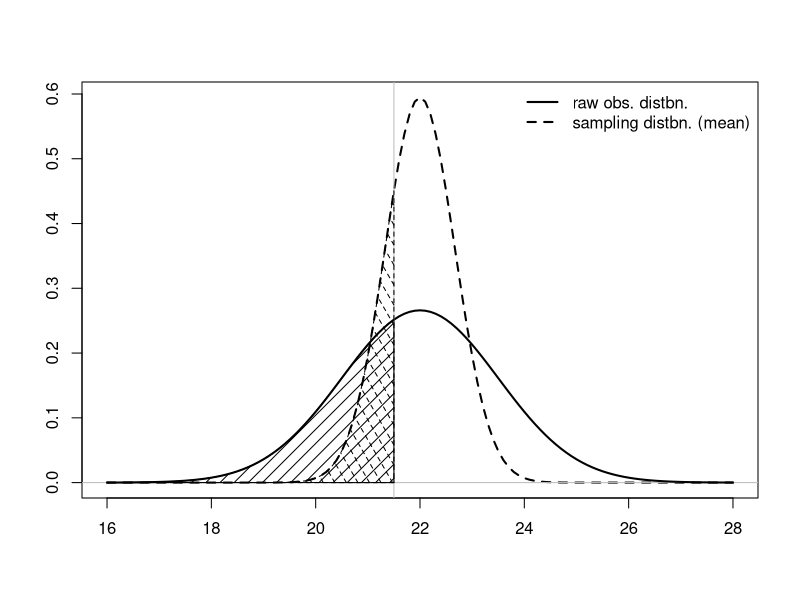
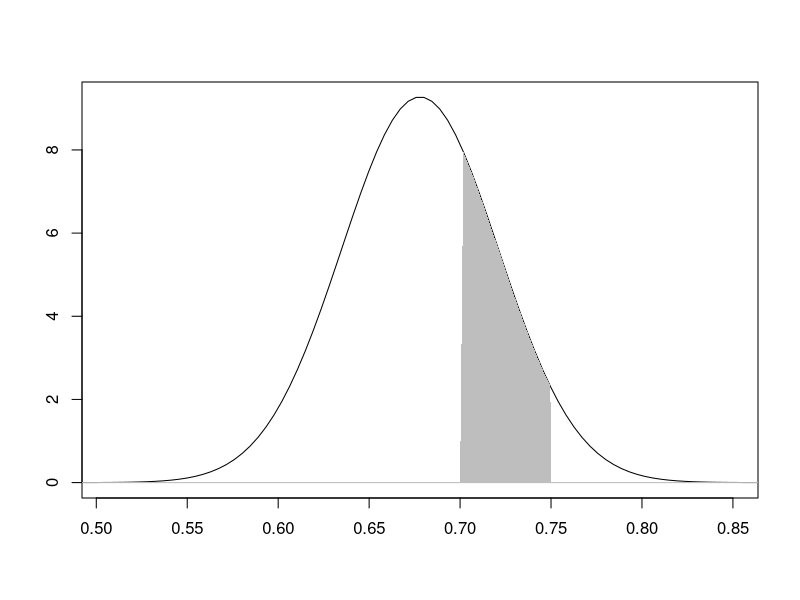
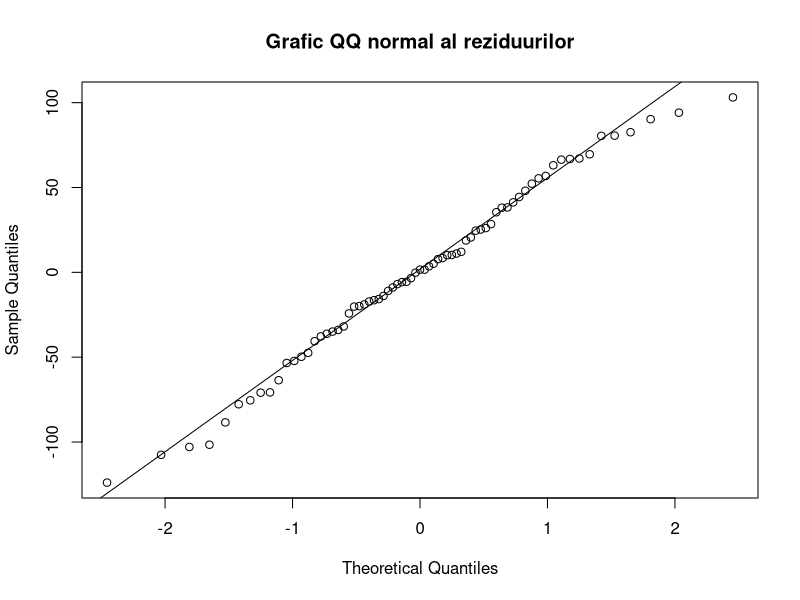
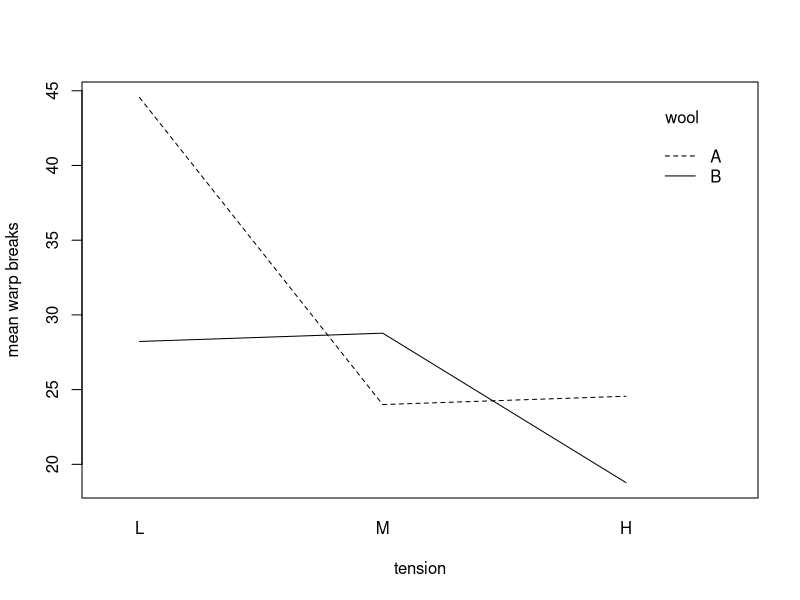
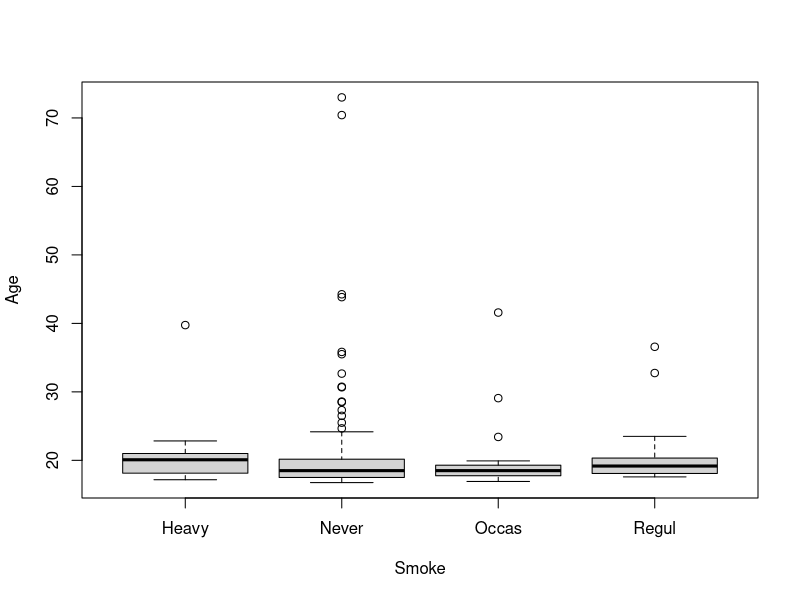
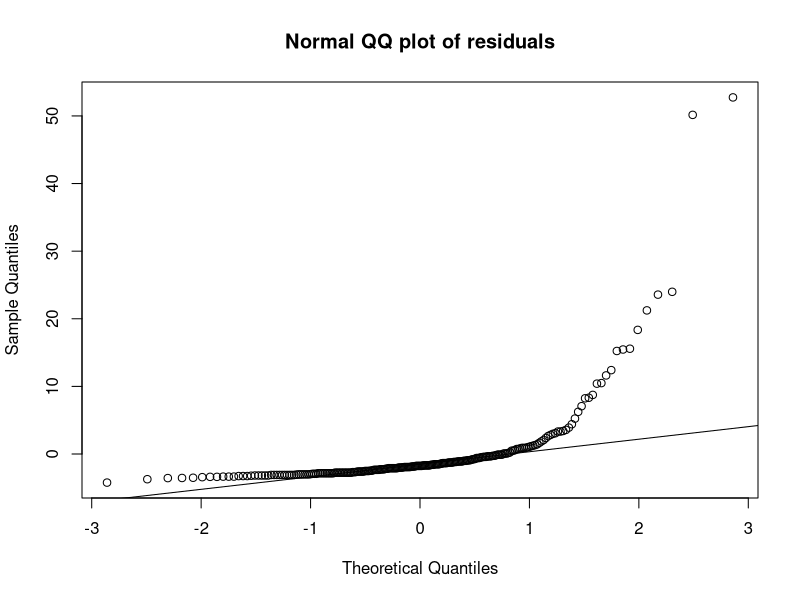
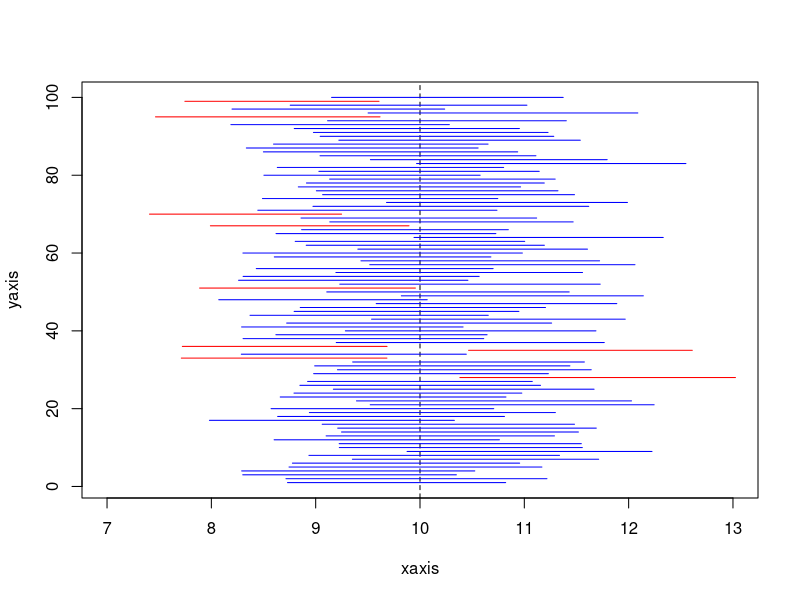

Generate these figures, in order, with R:
## ---- chunk 1
knitr::opts_chunk$set(include = TRUE, echo = TRUE)
## ---- chunk 2
xvals <- seq(16,28,by=0.1)
fx.samp <- dnorm(xvals,22,1.5/sqrt(5))
plot(xvals,fx.samp,type="l",lty=2,lwd=2,xlab="",ylab="")
abline(h=0,col="gray")
fx <- dnorm(xvals,22,1.5)
lines(xvals,fx,lwd=2)
legend("topright",legend=c("raw obs. distbn.","sampling distbn. (mean)"),
lty=1:2,lwd=c(2,2),bty="n")

#probabilitatea ca o zi din luna ianuarie, aleasa aleatoriu, sa aiba o temperatura maxima de 21,5 grade: 
pnorm(21.5,mean=22,sd=1.5)

#probabilitatea ca media esantionului sa fie mai mica de 21,5 grade, pe baza unui esantion cu 5 zile din ianuarie
pnorm(21.5,mean=22,sd=1.5/sqrt(5))

#Zonele umbrite cu linii arata aceste doua probabilitati. 
abline(v=21.5,col="gray")
xvals.sub <- xvals[xvals<=21.5]
fx.sub <- fx[xvals<=21.5]
fx.samp.sub <- fx.samp[xvals<=21.5]
polygon(cbind(c(21.5,xvals.sub),c(0,fx.sub)),density=10)
polygon(cbind(c(21.5,xvals.sub),c(0,fx.samp.sub)),density=10,
angle=120,lty=2)


## ---- chunk 3
#estimarea proportiei de interes 
p.hat <- 80/118
p.hat

#aproximarea la distributia normala este valida, deoarece ambele valori sunt mai mari decat 5.  
118*p.hat
118*(1-p.hat)

#estimarea erorii standard 
p.se <- sqrt(p.hat * (1-p.hat) / 118)
p.se

#reprezentarea grafica a distributiei de esantionare:
pvals <- seq(p.hat-5*p.se,p.hat+5*p.se,length=100)
p.samp <- dnorm(pvals,mean=p.hat,sd=p.se)
plot(pvals,p.samp,type="l",xlab="",ylab="",
xlim=p.hat+c(-4,4)*p.se,ylim=c(0,max(p.samp)))
abline(h=0,col="gray")
pvals.sub <- pvals[pvals>=0.7 & pvals<=0.75]
p.samp.sub <- p.samp[pvals>=0.7 & pvals<=0.75]
polygon(cbind(c(0.7,pvals.sub,0.75),c(0,p.samp.sub,0)),
border=NA,col="gray")

#calcularea probabilitatii de interes  
pnorm(0.75,mean=p.hat,sd=p.se) - pnorm(0.7,mean=p.hat,sd=p.se)
## ---- chunk 4
temp.sample <- rnorm(n=5,mean=22,sd=1.5)
temp.sample

#calcularea mediei esantionului, a abaterii standard si a erorii standard corespunzatoare a mediei esantionului 
temp.mean <- mean(temp.sample)
temp.mean
temp.sd <- sd(temp.sample)
temp.sd
temp.se <- temp.sd/sqrt(5)
temp.se


#Valoarea critica (pozitiva) se gaseste prin furnizarea unei probabilitatii de 1 − α/2 = 0,975 a functiei corespunzatoare.

1-0.05/2
critval <- qt(0.975, df = 4)
critval

#aria centrala, simetrica, sub curba, trebuie sa fie 0.95. Se poate confirma acest lucru folosind pt.
pt(critval,4)-pt(-critval,4)

#gasirea intervalului de incredere de 95% pentru adevarata medie, rezultand l si respectiv u, astfel: 
temp.mean-critval*temp.se

temp.mean+critval*temp.se

#un interval de incredere de 80% (α = 0,2) si un interval de incredere de 99% (α = 0,01) pentru aceeasi valoare data: 

temp.mean+c(-1,1)*qt(p=0.9,df=4)*temp.se

temp.mean+c(-1,1)*qt(p=0.995,df=4)*temp.se
## ---- chunk 5
p.hat <- 80/118
p.hat
p.se <- sqrt(p.hat*(1-p.hat)/118)
p.se

#pentru a construi un interval de incredere de 90 % (α = 0,1), valoarea critica adecvata din distributia de esantionare standardizata de interes este dupa cum urmeaza, implicand Pr(−1,644854 < Z < 1,644854) = 0,9 pentru Z ∼ N(0,1):

qnorm(0.95)

#putem concluziona, in proportie de 90%, ca proportia reala de alegatori care stiu cum vor vota la urmatoarele alegeri se afla intre 0,61 si 0,75.

p.hat + c(-1,1) * qnorm(0.95)*p.se


## ---- chunk 6
 snacks <- c(87.7,80.01,77.28,78.76,81.52,74.2,80.71,79.5,77.87,81.94,80.7,
82.32,75.78,80.19,83.91,79.4,77.52,77.62,81.4,74.89,82.95,
73.59,77.92,77.18,79.83,81.23,79.28,78.44,79.01,80.47,76.23,
78.89,77.14,69.94,78.54,79.7,82.45,77.29,75.52,77.21,75.99,
81.94,80.41,77.7)

#Clientul sustine ca datele nu pot fi provenite dintr-o distributie cu media µ = 80, deci media adevărată greutatea trebuie să fie mai mică de 80.

#se definesc ipotezele astfel: H0: µ = 80 si Ha: µ < 80
#se calculeaza media si abaterea standard a esantionului

n <- length(snacks)
snack.mean <- mean(snacks)
snack.mean
snack.sd <- sd(snacks)
snack.sd

#se calculeaza testul statistic, primul pas fiind calcularea erorii standard a esantionului pentru datele din snacks

snack.se <- snack.sd/sqrt(n)
snack.se

#apoi se calculeaza T: 

snack.T <- (snack.mean-80)/snack.se
snack.T

#testul statistic este utilizat pentru a obtine p, asadar:
#deoarece p este mai mic decat α = 0,05, exista suficiente dovezi pentru a respinge ipoteza nula

pt(snack.T, df = n-1)


#rezultatul testului T cu un esantion poate fi gasit si cu functia t.test
t.test(x=snacks,mu=80,alternative="less")

## ---- chunk 7
snacks2 <- c(80.22,79.73,81.1,78.76,82.03,81.66,80.97,81.32,80.12,78.98,
79.21,81.48,79.86,81.06,77.96,80.73,80.34,80.01,81.82,79.3,
79.08,79.47,78.98,80.87,82.24,77.22,80.03,79.2,80.95,79.17,81)


#calcularea mediei si a abaterii standard pentru al doilea esantion 

snack2.mean <- mean(snacks2)
snack2.mean
snack2.sd <- sd(snacks2)
snack2.sd

#adevarata media a noului esantion este notat cu µ2. Se construiesc ipotezele astfel: 
#H0 : µ2 − µ1 = 0

#HA : µ2 − µ1 > 0 

#efectuarea testului cu alternative="greater", snacks2 sunt cele furnizate lui x: 

t.test(x=snacks2,y=snacks,alternative="greater",conf.level=0.9)

#se poate interpreta astfel: „90 % increzator ca adevarata diferenta intre greutatea medie neta dintre rival si producatorul original este undeva intre 0,395 si 2,098 grame.

(snack2.mean-snack.mean) + c(-1,1)*qt(0.95,df=60)*sqrt(snack.sd^2/44+snack2.sd^2/31)

## ---- chunk 8
men <- c(102,87,101,96,107,101,91,85,108,67,85,82)
women <- c(73,81,111,109,143,95,92,120,93,89,119,79,90,126,62,92,77,106,
105,111)
#se calculeaza media si abaterea standard a esantioanelor
mean(men)
sd(men)
mean(women)
sd(women)

#raportul abaterilor standard:
sd(women)/sd(men)

#Testul T

t.test(x=men,y=women,alternative="two.sided",conf.level=0.95,var.equal=TRUE)
## ---- chunk 9
rate.before <- c(52,66,89,87,89,72,66,65,49,62,70,52,75,63,65,61)
rate.after <- c(51,66,71,73,70,68,60,51,40,57,65,53,64,56,60,59)

#Testul T cu doua esantioane pereche ia in considerare diferenta dintre fiecare pereche de valori. 

rate.d <- rate.after-rate.before
rate.d

#este calculata media esantionului si abaterea standard a acestor diferente:
rate.dbar <- mean(rate.d)
rate.dbar
rate.sd <- sd(rate.d)
rate.sd

#vrem sa vedem cu cat se reduce ritmul cardiac, asa ca testul va avea urmatoarele ipoteze: 
#H0 : µd = 0

#Ha : µd < 0 

#oentru exemplele actuale de ipoteze, se poate gasi statistica testului si valoarea p cu rate.dbar si rate.sd
rate.T <- rate.dbar/(rate.sd/sqrt(16))
rate.T
pt(rate.T, df = 15)

#aceste rezultate sugereaza dovezi pentru respingerea H0.
t.test(x=rate.after,y=rate.before,alternative="less",conf.level=0.95,
paired=TRUE)

#putem spune ca suntem 95% increzatori ca adevarata diferenta medie a frecventei cardiace dupa administrarea tratamentului se afla undeva intre
rate.dbar-qt(0.975,df=15)*(rate.sd/sqrt(16))

#si
rate.dbar+qt(0.975,df=15)*(rate.sd/sqrt(16))
## ---- chunk 10
sick <- c(0,0,1,1,0,0,0,0,0,1,0,0,0,0,0,0,0,0,1,0,0,0,1,1,1,0,0,0,1)

#numarul de succese si probabilitatea de succes din acest esantion:
sum(sick)
p.hat <- mean(sick)
p.hat

#o verificare rapida indica faptul ca, conform regulii generale, testul poate fi efectuat in mod rezonabil

29*0.2
29*0.8

#statistica in z-Test pentru acest exemplu: 

Z <- (p.hat-0.2)/sqrt(0.2*0.8/29)
Z

2*(1-pnorm(Z))

#
 p.hat+c(-1,1)*qnorm(0.975)*sqrt(p.hat*(1-p.hat)/29)

#se calculeaza intervalul de incredere la un nivel de 95%
 
 p.hat+c(-1,1)*qnorm(0.975)*sqrt(p.hat*(1-p.hat)/29)

## ---- chunk 11
 prop.test(x=sum(sick),n=length(sick),p=0.2,correct=FALSE)

## ---- chunk 12
x1 <- 180
n1 <- 233
p.hat1 <- x1/n1
p.hat1
x2 <- 175
n2 <- 197
p.hat2 <- x2/n2
p.hat2

#proportia comuna
p.star <- (x1+x2)/(n1+n2)
p.star

#calculare test Z
Z <- (p.hat2-p.hat1)/sqrt(p.star*(1-p.star)*(1/n1+1/n2))
Z

#valoare p substantial mai mica decat α, deci se respinge ipoteza nula in favoarea celei alternative

1-pnorm(Z)
## ---- chunk 13
prop.test(x=c(x2,x1),n=c(n2,n1),alternative="greater",correct=FALSE)
## ---- chunk 14
hairy <- c(2,3,2,3,2,1,3,3,2,2,3,2,2,2,3,3,3,2,3,2,2,2,1,3,2,2,2,1,2,2,3,
2,2,2,2,1,2,1,1,1,2,2,2,3,1,2,1,2,1,2,1,3,3)
hairy.tab <- table(hairy)
# H0 : π1 = π2 = π3 = 1/3
# HA : H0 este incorect

# Functia chisq.test efectueaza un test chi-patrat de distributie
# Se tine cont de distributia observata si cea teoretica
chisq.test(x=hairy.tab)
# Valoarea p-value este mica (< 0.01) -> Ipoteza H0 este respinsa
# Proportiile nu sunt egale
## ---- chunk 15
# H0 : π0(1) = 0,25; π0(2) = 0,5; π0(3) = 0,25
# HA : H0 este incorect.
chisq.test(x=hairy.tab,p=c(0.25,0.5,0.25))
# Valoarea p-value este mare (> 0.5) -> Ipoteza H0 este acceptata
## ---- chunk 16
skin <- matrix(c(20,32,8,52,9,72,8,32,16,64,30,12),4,3,
dimnames=list(c("Injection","Tablet","Laser","Herbal"),
c("None","Partial","Full")))
# Notam cele doua variabile categoriale cu A si B si pornim de la ipotezele:
# H0 : Variabilele A și B sunt independente (nu există nicio relație între A și B)
# HA : Variabilele A și B nu sunt independente (există o relație între A și B)

# Functia chisq.test efectueaza un test chi-patrat de independenta
# Se tine cont de frecventele liniilor si coloanelor
chisq.test(x=skin)
# Valoarea p-value este extrem de mica, avem dovezi clare pentru respingerea H0
## ---- chunk 17
iterations<-10000
typeI.tester <- function(mu0,sigma,n,alpha,ITERATIONS=iterations){
  pvals <- rep(NA,ITERATIONS)
  for(i in 1:ITERATIONS){
    temporary.sample <- rnorm(n=n,mean=mu0,sd=sigma)
    temporary.mean <- mean(temporary.sample)
    temporary.sd <- sd(temporary.sample)
    pvals[i] <- 1-pt((temporary.mean-mu0)/(temporary.sd/sqrt(n)),df=n-1)
  }
  return(mean(pvals<alpha))
}

value<-typeI.tester(mu0=0,sigma=1,n=40,alpha=0.05)
value
# Numarul de probe ce vor duce la respingerea incorecta a lui H0:
value*iterations

typeI.tester(mu0=-4,sigma=0.3,n=60,alpha=0.01)
## ---- chunk 18
iterations<-10000
typeII.tester <- function(mu0,muA,sigma,n,alpha,ITERATIONS=iterations){
  pvals <- rep(NA,ITERATIONS)
  for(i in 1:ITERATIONS){
    temporary.sample <- rnorm(n=n,mean=muA,sd=sigma)
    temporary.mean <- mean(temporary.sample)
    temporary.sd <- sd(temporary.sample)
    pvals[i] <- 1-pt((temporary.mean-mu0)/(temporary.sd/sqrt(n)),df=n-1)
  }
  return(mean(pvals>=alpha))
}

value<-typeII.tester(mu0=0,muA=0.5,sigma=1,n=30,alpha=0.05)
# Sansa de a retine incorect ipoteza nula:
value * 100
# (In procente)

value2<-typeII.tester(mu0=0,muA=0.5,sigma=1,n=30,alpha=0.01)
# Sansa de a retine incorect ipoteza nula, dupa schimbarea valorii alpha:
value2 * 100
# (In procente)
## ---- chunk 19
# Functia simuleaza puterea fiecarei marimi de esationare
# Puterile calculate sunt stocate intr-un vector rezultat care este intors de functie.
power.tester <- function(nvec,...){
  nlen <- length(nvec)
  result <- rep(NA,nlen)
  for(i in 1:nlen){
    result[i] <- 1-typeII.tester(n=nvec[i],...)
  }
  return(result)
}

sample.sizes <- 5:100
# Rularea functiei pe dimensiunile de esantionare generate, folosind un numar de iteratii egal cu 5000:
pow <- power.tester(nvec=sample.sizes,
mu0=0,muA=0.6,sigma=1.2,alpha=0.01,ITERATIONS=5000)
# Identificarea gradului de esantionare minim necesar atingerii pragului de putere (80%)
minimum.n <- sample.sizes[min(which(pow>=0.8))]
pow[minimum.n]
minimum.n
## ---- chunk 20
# Obtinerea variatiilor standard in functie de tipul de hrana
chick.sds <- tapply(chickwts$weight,INDEX=chickwts$feed,FUN=sd)

# Raportul dintre variatia standard maxima si cea minima < 2
# Deci H0 este acceptata
max(chick.sds)/min(chick.sds)
## ---- chunk 21
# Se va calcula vectorul mediilor centrate
chick.means <- tapply(chickwts$weight,INDEX=chickwts$feed,FUN=mean)
chick.meancen <- chickwts$weight-chick.means[as.numeric(chickwts$feed)]
# Se realizeaza graficul QQ normal al reziduurilor
qqnorm(chick.meancen,main="Grafic QQ normal al reziduurilor")
qqline(chick.meancen)
# Se poate observa din grafic ipoteza de normalitate a datelor
## ---- chunk 22
chick.anova <- aov(weight~feed,data=chickwts)
summary(chick.anova)
# Aceste rezultate se pot confirma folosind ecuatiile expuse mai devreme
# O valoare mica a p-value desemneaza respingerea ipotezei nule H0
## ---- chunk 23
# Funcția aggregate este similară cu tapply, dar returnează un dataframe
# Primul argument primește vectorul de date interes.
# Al doilea argument, by, trebuie să fie o listă cu variabilele de grupare dorite
# In FUN se specifică funcția care trebuie să opereze asupra fiecărui subset
wb.means <- aggregate(warpbreaks$breaks, by=list(warpbreaks$wool,warpbreaks$tension),FUN=mean)
wb.means
## ---- chunk 24
summary(aov(breaks~wool+tension+wool:tension,data=warpbreaks))
## ---- chunk 25
interaction.plot(x.factor=wb.means[,2],trace.factor=wb.means[,1],
  response=wb.means$x,trace.label="wool",
  xlab="tension",ylab="mean warp breaks")
## ---- chunk 26
library("MASS")
boxplot(Age~Smoke,data=survey)

age.means <- tapply(survey$Age,survey$Smoke,mean)
age.meancen <- survey$Age-age.means[as.numeric(survey$Smoke)]
qqnorm(age.meancen,main="Normal QQ plot of residuals")
qqline(age.meancen)

# Cu această posibila incalcare a normalitatii, putem aplica testul Kruskal-Wallis in loc de ANOVA
# O verificare rapida pentru egalitatea varianțelor sustine si mai mult acest lucru
# Raportul dintre cea mai mare si cea mai mica deviatie standard fiind in mod clar mai mic decat 2:
survey.sds<-tapply(survey$Age,survey$Smoke,sd)
max(survey.sds)/min(survey.sds)

# Un test Kruskal-Wallis este efectuat folosind functia kruskal.test:
kruskal.test(Age~Smoke,data=survey)

# Valorile mari ale p-value sugereaza ca ipoteza H0 nu este incalcata
# Deci, nu pare sa existe o diferenta intre medianele varstelor studentilor
## ---- chunk 27
#Exercitiul 1

mean <- 41.1
sd <- 11.3
n <- 6

#a 
se <- sd / sqrt(n)
se

#b
pnorm(55, mean, se) - pnorm (45, mean, se)

#c
pnorm(65/2, mean, se)


#Exericitul 2
n <- 140
p <- 0.35 #probabilitatea ca A sa fie ales

#d 
p * n >= 5 & n * (1 - p) >= 5

#e
se <- sqrt(p * (1-p) / n )
1 - pnorm(0.4, p, se)

#f
upper <- qnorm(0.9, p , se)
lower <- qnorm(0.1, p, se)

#Exercitiul 3

n <- 63
xmean <- 37.8
s <- 34.51

#g 
se <- s/sqrt(n)
df <- n - 1

#i 
newx <- (40 - xmean) / se
1 - pt(newx, df)

#ii
newx <- (30 - xmean) / se
pt(newx, df)

#iii
newx <- (40 - xmean) / se
pt(newx, df) - 0.5
## ---- chunk 28

n=34
x.bar<-14.22
sigma<-2.9

#a. construirea si interpretarea unui interval de incredere de 90% pentru timpul mediu adevarat
alpha<-1-.9
x.bar+c(-1,1)*qnorm(1-alpha/2)*(sigma/sqrt(n))

#b. 
s<-2.9
x.bar+c(-1,1)*qt(1-alpha/2,df=n-1)*(s/sqrt(n))

n<-400
#optiunea B = stangaci
p.b<-37/n
p.b
#optiunea C = ambidextri
p.c<-11/n
p.c
#optiunea A = dreptaci
p.a<-1-p.b-p.c
p.a


#c. calcularea unui IC de 99% pentru proportia reala de cetateni care sunt B

alpha<-1-0.99
p.b+(c(-1,1)*qnorm(1-alpha/2))*sqrt(p.b*(1-p.b)/n)


#d. 99% încredere in IC a proportiei realea cetatenilor stangaci sau ambidextri

(p.b + p.c)+ c(-1, 1) * qnorm(1 - alpha / 2) * (sqrt((p.b + p.c) * (1 - (p.b + p.c)) / n))

#e.

x.mat<-matrix(NA,5000,3)
n<-300
lambda<-0.1
mu<-1/lambda

for(i in 1: nrow(x.mat)) {
  sample <- rexp(n, lambda)
  limits <- mean(sample) + c(-1,1) * qt(1-0.05/2, df = n-1) * (sd(sample) / sqrt(n))
  x.mat[i, 1:2] <- limits
  x.mat[i, 3] <- mu >= limits[1]&mu<=limits[2]
}
mean(x.mat[,3])

#reprezentarea grafica a primelor 100 intervale de incredere cu media la mijloc

xaxis<-seq(mu-3,mu+3,length=100)
yaxis<-1:100

plot(xaxis, yaxis, type = "n") + abline(v = 10, lty = 2) + for (i in 1:length(xaxis)) {
lines(c(x.mat[i, 1], x.mat[i, 2]), c(i, i), col = if (x.mat[i, 1] < 10 & x.mat[i, 2] > 10) {
                        "blue"
                  } else{
                        "red"
                  })
            
            
            
      }

     
## ---- chunk 29
#a. 

mu<-3.5

n<-73
x.bar<-3.97
x.sd<-2.21
#semnificatie = 0.05
#H0<- 3.35
#Ha != H0

#probabilitatea este mai mare decat alfa (valoarea semnificatiei). Asadar, nu avem motive sa credem ca ipoteza H0 nu este adevarata.

t<-(x.bar-mu)/(x.sd/sqrt(n))
t
p<-pt(-t,df=n-1)+(1-pt(t,df=n-1))
p

#Intervalul de incredere contine H0
IC<- x.bar+c(-1,1)*qt(0.975,n-1)*x.sd/sqrt(n)
IC

#b. 
#magnitudinea medie a evenimentelor seismice din Fiji
mu <- 4.3

# Ha > H0
alpha <- 0.01
remove(x.bar)

#valoare p este prea mica - dovada puternica - adevarata magnitudine e mai mare decat 4,3

t.test(quakes$mag,mu=mu,alternative="greater",conf.level=1-alpha)

#c. 
#Intervalul de incredere nu contine media H0 pentru adevarata valoare a mediei 
n<-length(quakes$mag)
n
IC<-mean(quakes$mag)+ c(-1,1)*qt(1-0.01/2,n-1)* sd(quakes$mag)/sqrt(n)
IC
## ---- chunk 30
#a. 

library("MASS")

anorexia 
alpha <- 0.05
#H0: d.mu=0 // Ha: d.mu>0 

#Valoarea lui p este mica, ceea ce indica dovezi puternice pentru acceptarea H0.
t.test(anorexia[,3],
       anorexia[,2],
       alternative = "greater",
       paired=TRUE)



#b.
#Cont
#Nu exista dovezi statistice care sa respinga afirmatia ca nu exista diferente intre media pre si post in grupul de control.
t.test(anorexia[anorexia$Treat=="Cont",3],
       anorexia[anorexia$Treat=="Cont",2],
       alternative="greater",
       paired=TRUE)

#CBT
#Exista dovezi statistice pentru a accepta ca media post este mai mare decat media pre in grupul CBT.
t.test(anorexia[anorexia$Treat=="CBT",3],
       anorexia[anorexia$Treat=="CBT",2],
       alternative="greater",
       paired=TRUE)

#FT
#Exista dovezi statistice puternice pentru a accepta ca in grupul FT media post este mai mare decat media pre
t.test(anorexia[anorexia$Treat=="FT",3],
       anorexia[anorexia$Treat=="FT",2],
       alternative="greater",
       paired=TRUE)

#c.
#Ipoteze -> H0: ctrlmean - trtmean = 0 // Ha: ctrlmean - trtmean < 0
head(PlantGrowth)
levels(PlantGrowth[, 2])
data.1 <- PlantGrowth[PlantGrowth$group == "ctrl", ]
data.2 <- PlantGrowth[PlantGrowth$group != "ctrl", ]

#Regula de baza - exista suficiente dovezi pentru a accepta ambele variante, se folosoeste testul de estimare a variantei cumulate

sd(PlantGrowth[PlantGrowth$group != "ctrl",1])/
      sd(PlantGrowth[PlantGrowth$group == "ctrl",1])

#d.
#Valoarea p ~ 0,41 - nu exista dovezi pentru a respinge H0, deoarece este mai mare decat alpha = 0,05. Nu exista dovezi statistice suficiente ca trtmean sa fie mai mare decat ctrlmean.

t.test(PlantGrowth[PlantGrowth$group == "ctrl", 1],
       PlantGrowth[PlantGrowth$group != "ctrl", 1],
       alternative="less",
       var.equal = TRUE)
#e.
my.t.test <- function(x,
                      y,
                      var.equal = FALSE,
                      paired = FALSE,
                      ...) {
      if (!paired) {
            var.equal <- max(c(sd(x), sd(y))) /
                  min(c(sd(x), sd(y))) < 2
      }
      return(t.test(
            x = x,
            y = y,
            var.equal = var.equal,
            paired = paired,
            ...
      ))
}


my.t.test2 <- function(x,
                      y,
                      var.equal = FALSE,
                      paired = FALSE,
                      ...) {
      if (paired) {
            var.equal <- max(c(sd(x), sd(y))) /
                  min(c(sd(x), sd(y))) < 2
      }
      return(t.test(
            x = x,
            y = y,
            var.equal = var.equal,
            paired = paired,
            ...
      ))
}

#f.

#i.
snacks <- c(87.7,80.01,77.28,78.76,81.52,74.2,80.71,79.5,77.87,81.94,80.7,82.32,
            75.78,80.19,83.91,79.4,77.52,77.62,81.4,74.89,82.95,73.59,77.92,77.18,
            79.83,81.23,79.28,78.44,79.01,80.47,76.23,78.89,77.14,69.94,78.54,79.7,
            82.45,77.29,75.52,77.21,75.99,81.94,80.41,77.7)
snacks2 <- c(80.22,79.73,81.1,78.76,82.03,81.66,80.97,81.32,80.12,78.98,79.21,
             81.48,79.86,81.06,77.96,80.73,80.34,80.01,81.82,79.3,79.08,79.47,
             78.98,80.87,82.24,77.22,80.03,79.2,80.95,79.17,81)
my.t.test(snacks2,snacks,alternative="greater")

#ii.

men <- c(102,87,101,96,107,101,91,85,108,67,85,82)
women <- c(73,81,111,109,143,95,92,120,93,89,119,79,90,126,62,92,77,106,105,111)

my.t.test(men,women,alternative="two.sided")

#iii.

rate.before <- c(52,66,89,87,89,72,66,65,49,62,70,52,75,63,65,61) 
rate.after <- c(51,66,71,73,70,68,60,51,40,57,65,53,64,56,60,59) 

my.t.test(rate.after,rate.before,alternative="less",paired=TRUE)
## ---- chunk 31
#a. 
#Ipoteze: H0: p=0.9 // Ha: p <0.9
#intrucat ambele sunt adevarate, putem accepta sa se efectueze cu o distributie normala

p<-0.9
n<-89
x<-71
p.hat<-x/n
n*p.hat>5&n*(1-p.hat)>5



#b. 

#valoarea p este prea mica, exista destule dovezi statistice pentru a respinge H0 in favoarea Ha.
z.test<-(p.hat-p)/(sqrt(p*(1-p)/n))
pnorm(z.test)



#c. CI

#se exclude media pretinsa de 0.9

p.hat+c(-1,1)*qnorm(0.99)*sqrt(p*(1-p)/n)

x1<-97
n1<-445
x2<-90
n2<-419

p.hat1<-x1/n1
p.hat2<-x2/n2

#d.
alpha<-0.05
#Ipoteze: H0 : p2-p1 = 0 // Ha: p2-p1 != 0

#valoarea p este una mare. Nu exista suficiente dovezi statistice ca probabilitatea este diferita in fiecare tara -> varianta cumulata

prop.test(c(x2,x1),c(n2,n1),alternative = "two.sided",conf.level = 1-alpha, correct = FALSE)


p<-(x1+x2)/(n1+n2)
p

#testarea cu calculul manual
z<-(p.hat2-p.hat1)/(sqrt(p*(1-p)*(1/n1+1/n2)))
z
pval<-2*pnorm(z)
pval

#e. crearea intervalului de incredere statistic + cricital Value*SE

#Intervalul de incredere include valoarea 0, asigurand ca ambele state ar putea avea aceeasi proportie.

se<-sqrt(p*(1-p)*(1/n1+1/n2))
(p.hat2-p.hat1)+c(-1,1)*qnorm(1-alpha/2)*se

